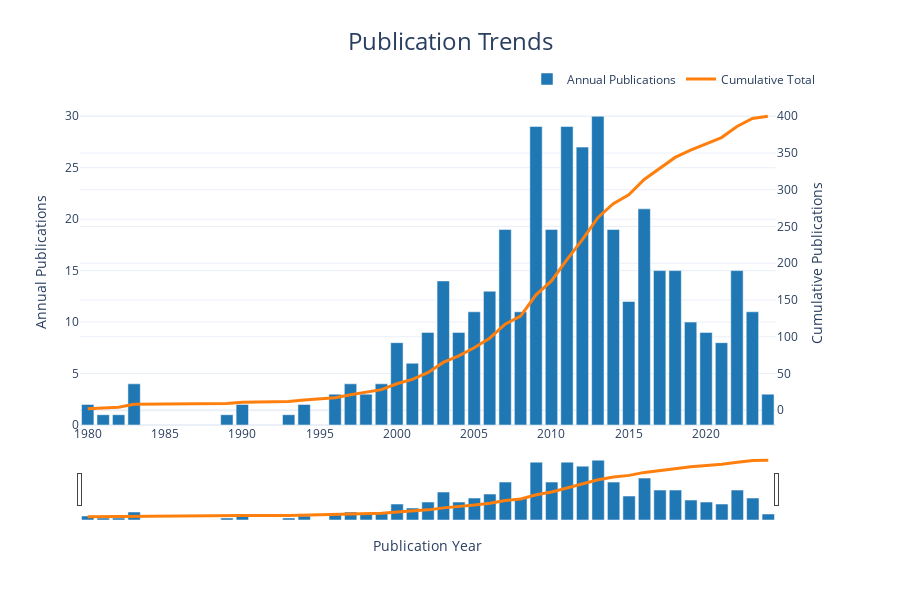

This figure's notebook cell:
### Code cell
fig, trend_data = visualize_filing_trends(parsed_df)
fig.show()

### Figure 1 — Plotly figure (JSON) as saved in the notebook; plotly's stock layout.template omitted (floating-point values rounded to 4 significant figures)
{"data": [{"hovertemplate": "Year: %{x}<br>Annual: %{y}<extra></extra>", "marker": {"color": "#1f77b4"}, "name": "Annual Publications", "type": "bar", "x": [1980, 1981, 1982, 1983, 1989, 1990, 1993, 1994, 1996, 1997, 1998, 1999, 2000, 2001, 2002, 2003, 2004, 2005, 2006, 2007, 2008, 2009, 2010, 2011, 2012, 2013, 2014, 2015, 2016, 2017, 2018, 2019, 2020, 2021, 2022, 2023, 2024], "xaxis": "x", "y": [2, 1, 1, 4, 1, 2, 1, 2, 3, 4, 3, 4, 8, 6, 9, 14, 9, 11, 13, 19, 11, 29, 19, 29, 27, 30, 19, 12, 21, 15, 15, 10, 9, 8, 15, 11, 3], "yaxis": "y"}, {"hovertemplate": "Year: %{x}<br>Cumulative: %{y}<extra></extra>", "line": {"color": "#ff7f0e", "width": 3}, "name": "Cumulative Total", "type": "scatter", "x": [1980, 1981, 1982, 1983, 1989, 1990, 1993, 1994, 1996, 1997, 1998, 1999, 2000, 2001, 2002, 2003, 2004, 2005, 2006, 2007, 2008, 2009, 2010, 2011, 2012, 2013, 2014, 2015, 2016, 2017, 2018, 2019, 2020, 2021, 2022, 2023, 2024], "xaxis": "x", "y": [2, 3, 4, 8, 9, 11, 12, 14, 17, 21, 24, 28, 36, 42, 51, 65, 74, 85, 98, 117, 128, 157, 176, 205, 232, 262, 281, 293, 314, 329, 344, 354, 363, 371, 386, 397, 400], "yaxis": "y2"}], "layout": {"height": 600, "hovermode": "x unified", "legend": {"orientation": "h", "x": 1, "xanchor": "right", "y": 1.02, "yanchor": "bottom"}, "margin": {"t": 100}, "title": {"font": {"size": 24}, "text": "Publication Trends", "x": 0.5}, "xaxis": {"anchor": "y", "domain": [0, 0.94], "rangeselector": {"buttons": [{"count": 5, "label": "5y", "step": "year", "stepmode": "backward"}, {"count": 10, "label": "10y", "step": "year", "stepmode": "backward"}, {"step": "all"}]}, "rangeslider": {"visible": true}, "title": {"text": "Publication Year"}}, "yaxis": {"anchor": "x", "domain": [0, 1], "title": {"text": "Annual Publications"}}, "yaxis2": {"anchor": "x", "overlaying": "y", "side": "right", "title": {"text": "Cumulative Publications"}}}}
